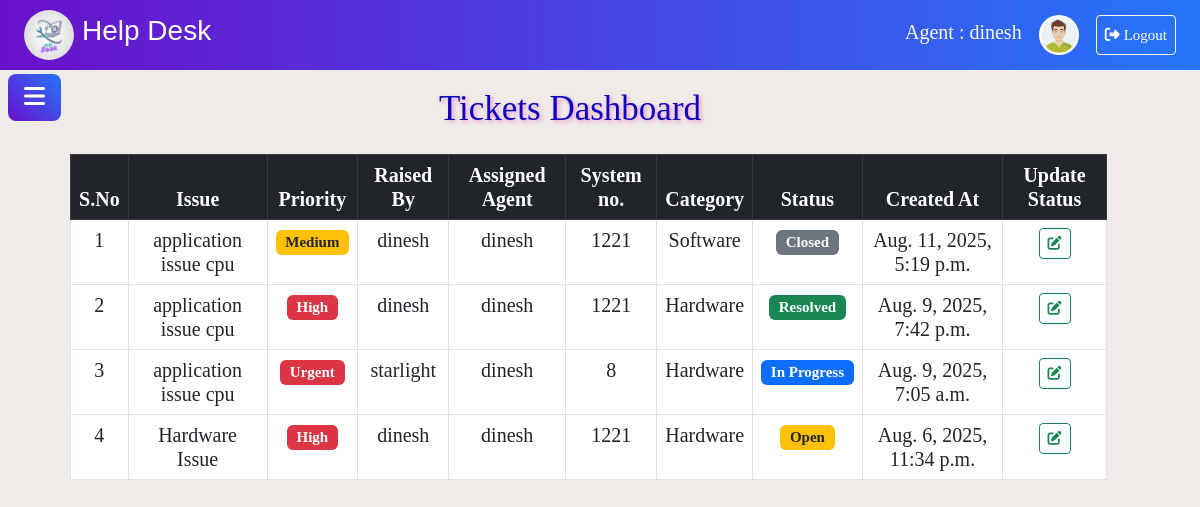
/Agent_dash (signed in), run on an earlier commit of the app's database.
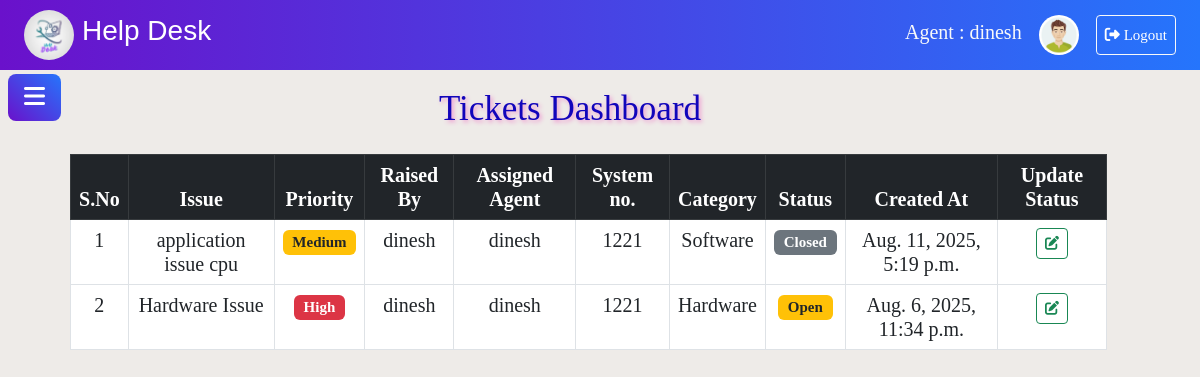
And on a later commit of the database.
### admin_index/models.py (models this page shows, shortened)
class Agent(models.Model):
    agent_name=models.CharField(max_length=100)
    agent_id=models.IntegerField()
    email=models.CharField(max_length=100)
    password=models.CharField(max_length=20)
    def __str__(self):
        return self.agent_name

class Ticket(models.Model):
    STATUS_CHOICES = [
        ('Open', 'Open'),
        ('In Progress', 'In Progress'),
        ('Resolved', 'Resolved'),
        ('Closed', 'Closed'),
    ]
    CATEGORY_CHOICES = [
        ('Hardware', 'Hardware'),
        ('Software', 'Software'),
        ('Network', 'Network'),
        ('Other', 'Other'),
    ]
    PRIORITY_CHOICES = [
        ('Low', 'Low'),
        ('Medium', 'Medium'),
        ('High', 'High'),
        ('Urgent', 'Urgent'),
    ]
    tracking_data = models.JSONField(null=False, blank=False)
    title = models.CharField(max_length=200)
    description = models.TextField()
    user = models.ForeignKey(User, on_delete=models.CASCADE)
    assigned_agent = models.ForeignKey(Agent, on_delete=models.SET_NULL, null=True, blank=True)
    status = models.CharField(max_length=50, choices=STATUS_CHOICES, default='Open')
    category = models.CharField(max_length=50, choices=CATEGORY_CHOICES)
    priority = models.CharField(max_length=50, choices=PRIORITY_CHOICES, default='Low')
    attachment = models.FileField(upload_to='attachments/', null=True, blank=True)
    seen_by_admin = models.BooleanField(default=False)
    created_at = models.DateTimeField(auto_now_add=True)
    is_seen_by_agent = models.BooleanField(default=False)

class User(models.Model):
    user_name=models.CharField(max_length=100)
    user_id=models.ImageField()
    email=models.EmailField(max_length=100)
    sys_id=models.IntegerField()
    password=models.CharField(max_length=20)

### admin_index/views.py (the view)
# urls.py: path('Agent_dash', Agent_dashboard, name='Agent_dash'),
def Agent_dashboard(request):
    if 'agent_name' not in request.session:
        messages.error(request, 'Agent session was not created')
        return redirect('sign_in')
    agent_name = request.session['agent_name']
    agent = Agent.objects.get(agent_name=agent_name)
    assigned_tickets = Ticket.objects.filter(assigned_agent=agent).order_by('-created_at')
    ticket_details = None
    if assigned_tickets.exists():
        ticket_details = assigned_tickets.first()  # Or choose based on your logic
    return render(request, 'Dashboard/Agent_dashboard.html', {
        'agent_name': agent_name,
        'agent': agent,
        'assigned_tickets': assigned_tickets,
        'ticket_details': ticket_details,  # Pass to template for modal
    })

### admin_index/templates/Dashboard/Agent_dashboard.html (shortened to what this page needs)
{% load static %}
<!DOCTYPE html>
<html lang="en">
<head>
    <link rel="stylesheet" href="https://cdn.jsdelivr.net/npm/bootstrap@5.3.0/dist/css/bootstrap.min.css">
    <link rel="stylesheet" href="https://cdnjs.cloudflare.com/ajax/libs/font-awesome/6.7.2/css/all.min.css"
 />
    <link rel="stylesheet" href="{% static 'css/agent.css' %}">
</head>
<body class="d-flex flex-column min-vh-100" style="background-color: rgb(238, 235, 232);">
    <nav class="navbar navbar-expand-lg px-4 gradient-navbar">
         <img src="{% static 'favicon/favicon.ico' %}" style="border-radius: 50px;" alt="" width="50px" height="50">
        <h3 class="ms-2" style="font-family: 'Gabarito', sans-serif;font-weight: 400;font-style: normal;">Help Desk</h3>
        <div class="ms-auto">
            {% if agent %}
            <span class="text-light fs-5">Agent : {{ agent }}</span>
            <button class="btn" type="button" data-bs-toggle="offcanvas" data-bs-target="#offcanvasWithBothOptions"
            aria-controls="offcanvasWithBothOptions"><img src="{% static 'profile.png' %}"
                width="40px" height="40" style="border-radius: 30px;" alt="">
            </button>
            <button class="btn btn-outline-light btn-sm p-2" data-bs-toggle="modal" data-bs-target="#logoutModal"><i
                    class="fa-solid fa-right-from-bracket me-1" style="font-size: 15px;"></i><span
                    style="font-size: 15px;">Logout</span>
            </button>
            {% endif %}
        </div>
    </nav>
    <button class="btn btn-secondary toggle-btn ms-2 mt-4" type="button" data-bs-toggle="offcanvas"
        data-bs-target="#staticBackdrop" aria-controls="staticBackdrop">
        <i class="fa-solid fa-bars bar-icon fs-4"></i>
    </button>
    <main class="flex-grow-1 p-4 mt-3">
        <div class="content-section active mt-5" id="dashboard">
            <h1 class="text-center"
                style="margin-right: 60px; font-size: 35px; color: rgb(17, 5, 187);text-shadow: 2px 2px 4px rgb(238, 149, 207);">
                Tickets Dashboard
            </h1>
            <table class="table table-bordered text-center mt-4 h5" style="margin-left: 4%; width: 90%;">
                <thead class="table-dark text-center">
                    <tr>
                        <th>S.No</th>
                        <th>Issue</th>
                        <th>Priority</th>
                        <th>Raised By</th>
                        <th>Assigned Agent</th>
                        <th>System no.</th>
                        <th>Category</th>
                        <th>Status</th>
                        <th>Created At</th>
                        <th>Update Status</th>
                    </tr>
                </thead>
                <tbody class="text-center">
                    {% for ticket in assigned_tickets %}
                    <tr>
                        <td>{{ forloop.counter }}</td>
                        <td>{{ ticket.title }}</td>
                        <td>
                            {% if ticket.priority|lower == 'low' %}
                            <span class="badge bg-success ">
                                Low
                            </span>
                            {% elif ticket.priority|lower == 'medium' %}
                            <span class="badge bg-warning text-dark ">
                                Medium
                            </span>
                            {% elif ticket.priority|lower == 'high' %}
                            <span class="badge bg-danger">
                                High
                            </span>
                            {% elif ticket.priority|lower == 'urgent' %}
                            <span class="badge bg-danger">
                                Urgent
                            </span>
                            {% else %}
                            <span class="badge bg-secondary">
                                <i class="fa-solid fa-question-circle me-1"></i> {{ ticket.priority }}
                            </span>
                            {% endif %}
                        </td>
                        <td>{{ ticket.user.user_name }}</td>
                        <td>{{ ticket.assigned_agent.agent_name }}</td>
                        <td>{{ ticket.user.sys_id }}</td>
                        <td>{{ ticket.category }}</td>
                        <td>
                            {% if ticket.status == "Open" %}
                            <span class="badge bg-warning text-dark">Open</span>
                            {% elif ticket.status == "In Progress" %}
                            <span class="badge bg-primary">In Progress</span>
                            {% elif ticket.status == "Resolved" %}
                            <span class="badge bg-success">Resolved</span>
                            {% elif ticket.status == "Closed" %}
                            <span class="badge bg-secondary">Closed</span>
                            {% else %}
                            <span class="badge bg-light text-dark">{{ ticket.status }}</span>
                            {% endif %}
                        </td>
                        <td>{{ ticket.created_at }}</td>
                        <td>
                            <button class="btn btn-outline-success btn-sm" type="button"
                                data-bs-toggle="modal"
                                data-bs-target="#staticBackdrop{{ ticket.id }}" data-ticket-id="{{ ticket.id }}"
                                data-bs-toggle="tooltip" data-bs-placement="bottom"
                                data-bs-title="If you want to update Ticket Status">
                                <i class="fa-solid fa-pen-to-square"></i>
                            </button>
                        </td>
                    </tr>
                    {% empty %}
                    <tr>
                        <td colspan="9" class="text-muted">No assigned tickets found.</td>
                    </tr>
                    {% endfor %}
                </tbody>
            </table>
        </div>
    </main>
</body>
</html>

### admin_index/static/css/agent.css (style rules this page uses)
body { margin: 0; padding: 0; font-family: 'Times New Roman', Times, serif; }
.gradient-navbar { background: linear-gradient(90deg, #6a11cb, #2575fc); color: white; position: fixed; width: 100%; }
.gradient-navbar .navbar-brand, .gradient-navbar .nav-link, .gradient-navbar .text-light, .gradient-navbar .btn-outline-light { color: #ffffff; }
.toggle-btn { position: fixed; top: 50px; }
.toggle-btn { background: linear-gradient(45deg, #6a11cb, #2575fc); color: white; border: none; transition: all 0.3s ease; padding: 0.6rem 1rem; border-radius: 0.5rem; }
.bar-icon { transition: transform 0.3s ease; }
.content-section { animation: fadeIn 0.7s ease; }

What changed in the data, as far as the page shows it:
removed Ticket: title "application issue cpu", priority "High", user.user_name "dinesh", assigned_agent.agent_name "dinesh", user.sys_id "1221", category "Hardware", status "Resolved", created_at "Aug. 9, 2025, 7:42 p.m."
no longer on this page (row edited): Ticket: title "application issue cpu", priority "Urgent", user.user_name "starlight", assigned_agent.agent_name "dinesh", user.sys_id "8", category "Hardware", status "In Progress", created_at "Aug. 9, 2025, 7:05 a.m."
